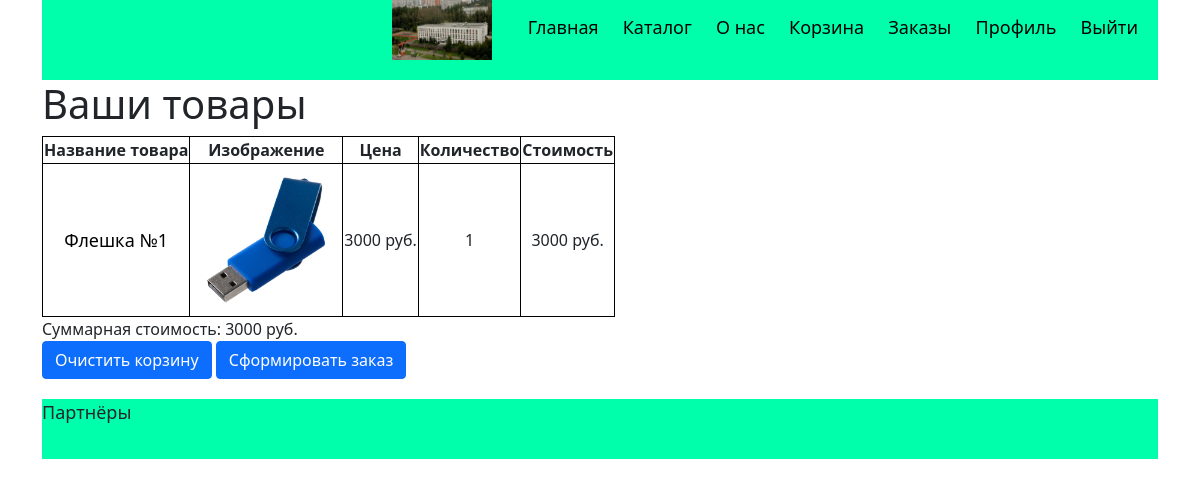
The app's page /shopping_cart/ (signed in), older data.
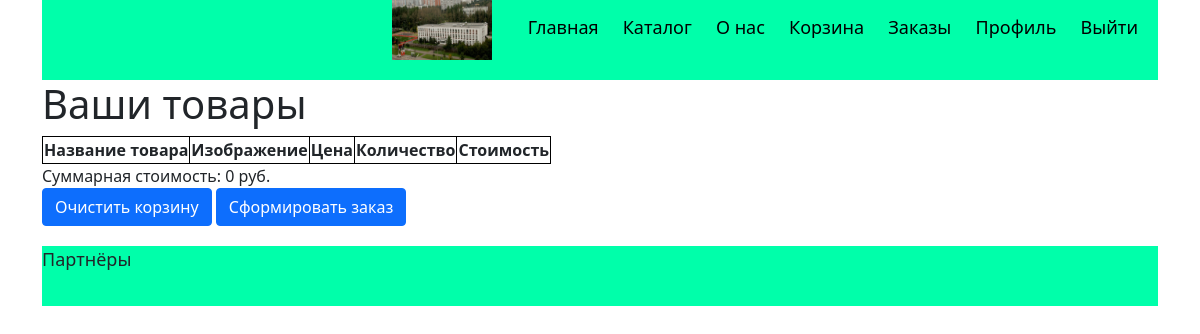
The same page, newer data.
### ORM.py (models this page shows)
class Shopping_cart(db.Model):
    id = db.Column(db.Integer, primary_key=True)
    customer_id = db.Column(db.Integer, db.ForeignKey('customers.id'))
    customer = db.relationship('Customers', backref=db.backref('shopping_cart', lazy=False))
    quantity = db.Column(db.Integer, nullable=False)
    good_id = db.Column(db.Integer, db.ForeignKey('goods.id'))
    good = db.relationship('Goods', backref=db.backref('shopping_cart', lazy=False))

class Goods(db.Model):
    id = db.Column(db.Integer, primary_key=True)
    name = db.Column(db.String(80), nullable=False)
    quantity = db.Column(db.Integer, nullable=False)
    description = db.Column(db.String(200))
    price_id = db.Column(db.Integer, db.ForeignKey('prices.id'))
    price = db.relationship('Prices', backref=db.backref('good', lazy=False))
    photo_link = db.Column(db.String(80))
    colour = db.Column(db.String(80))
    category_id = db.Column(db.Integer, db.ForeignKey('categories.id'))
    category = db.relationship('Categories', backref=db.backref('goods', lazy=False))
    def link(self):
        return '/product?good_id='+str(self.id)

class Prices(db.Model):
    id = db.Column(db.Integer, primary_key=True)
    price = db.Column(db.Integer, nullable=False)
    start_date = db.Column(db.DateTime, nullable=False)
    end_date = db.Column(db.DateTime, nullable=False)

### main.py (the view, shortened to what this page needs)
@app.route('/shopping_cart/', methods=['GET', 'POST'])
def shopping_cart():
    login = session.get('login')
    if not login:
        return redirect(url_for('main'), code=302)
    cart=list(filter(lambda x: x.customer.login==login,Shopping_cart.query.all()))
    cart.sort(key = lambda x: x.good.id)
    total = 0
    for i in cart:
        total += i.quantity * i.good.price.price
    return render_template('shopping_cart.html',cart = cart, total = total)

### templates/shopping_cart.html (shortened to what this page needs)
{% extends "base.html" %}
{% block content %}
    <h1>Ваши товары</h1>
    <div>
        <table>
            <tr>
                <th>Название товара</th>
                <th>Изображение</th>
                <th>Цена</th>
                <th>Количество</th>
                <th>Стоимость</th>
            </tr>
            {% for order in cart %}
                <tr>
                    <td><a href={{order.good.link()}}>{{ order.good.name }}</a></td>
                    <td><a href={{order.good.link()}}><img class="order_image" src="{{ url_for('static', filename=order.good.photo_link) }}" alt={{order.good.name}}></a></td>
                    <td>{{ order.good.price.price }} руб.</td>
                    <td>{{ order.quantity }}</td>
                    <td>{{ order.good.price.price*order.quantity }} руб.</td>
                </tr>
            {% endfor %}
        </table>
        <div>Суммарная стоимость: {{total}} руб.</div>
    </div>
    <div>
        <div class="shopping_cart_button">
            <form method="POST">
                <button type="submit" name="action" value="clear" class="btn btn-primary">Очистить корзину</button>
            </form>
        </div>
        <div class="shopping_cart_button">
            <form method="POST">
                <button type="submit" name="action" value="make" class="btn btn-primary">Сформировать заказ</button>
            </form>
        </div>
    </div>
{% endblock %}

Row changes from the older to the newer data that the page shows:
removed Shopping_cart: good.name "Флешка №1", photo_link (picture), good.price.price "3000", quantity "1", order.good.price.price*order.quantity "3000"
Text that changed along with them:
{{ total }}: "3000" → "0"
